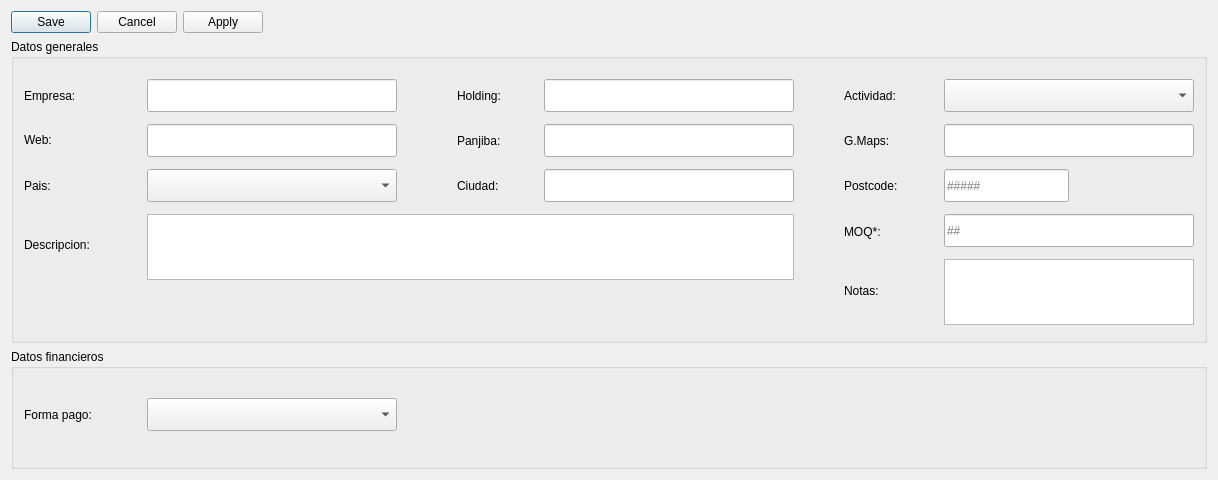
     <widget class="QWidget" name="TabEmpresa">
      <property name="sizePolicy">
       <sizepolicy hsizetype="Preferred" vsizetype="Preferred">
        <horstretch>0</horstretch>
        <verstretch>0</verstretch>
       </sizepolicy>
      </property>
      <attribute name="title">
       <string>Empresa</string>
      </attribute>
      <layout class="QVBoxLayout" name="verticalLayout1">
       <item>
        <widget class="QDialogButtonBox" name="empresaButtonBox">
         <property name="sizePolicy">
          <sizepolicy hsizetype="Fixed" vsizetype="Fixed">
           <horstretch>0</horstretch>
           <verstretch>0</verstretch>
          </sizepolicy>
         </property>
         <property name="standardButtons">
          <set>QDialogButtonBox::Apply|QDialogButtonBox::Cancel|QDialogButtonBox::Save</set>
         </property>
         <property name="centerButtons">
          <bool>false</bool>
         </property>
        </widget>
       </item>
       <item>
        <widget class="QGroupBox" name="groupBox">
         <property name="sizePolicy">
          <sizepolicy hsizetype="Preferred" vsizetype="Fixed">
           <horstretch>0</horstretch>
           <verstretch>0</verstretch>
          </sizepolicy>
         </property>
         <property name="minimumSize">
          <size>
           <width>0</width>
           <height>270</height>
          </size>
         </property>
         <property name="title">
          <string>Datos generales</string>
         </property>
         <property name="alignment">
          <set>Qt::AlignLeading|Qt::AlignLeft|Qt::AlignTop</set>
         </property>
         <property name="flat">
          <bool>false</bool>
         </property>
         <layout class="QGridLayout" name="gridLayout_3">
          <property name="sizeConstraint">
           <enum>QLayout::SetDefaultConstraint</enum>
          </property>
          <property name="leftMargin">
           <number>10</number>
          </property>
          <property name="topMargin">
           <number>10</number>
          </property>
          <property name="rightMargin">
           <number>10</number>
          </property>
          <property name="bottomMargin">
           <number>15</number>
          </property>
          <property name="horizontalSpacing">
           <number>10</number>
          </property>
          <property name="verticalSpacing">
           <number>12</number>
          </property>
          <item row="5" column="1">
           <widget class="QLineEdit" name="webLineEdit">
            <property name="sizePolicy">
             <sizepolicy hsizetype="Preferred" vsizetype="Fixed">
              <horstretch>0</horstretch>
              <verstretch>0</verstretch>
             </sizepolicy>
            </property>
            <property name="minimumSize">
             <size>
              <width>250</width>
              <height>33</height>
             </size>
            </property>
            <property name="maxLength">
             <number>100</number>
            </property>
           </widget>
          </item>
          <item row="4" column="2">
           <spacer name="horizontalSpacer">
            <property name="orientation">
             <enum>Qt::Horizontal</enum>
            </property>
            <property name="sizeType">
             <enum>QSizePolicy::Preferred</enum>
            </property>
            <property name="sizeHint" stdset="0">
             <size>
              <width>40</width>
              <height>20</height>
             </size>
            </property>
           </spacer>
          </item>
          <item row="4" column="1">
           <widget class="QLineEdit" name="empresaLineEdit">
            <property name="sizePolicy">
             <sizepolicy hsizetype="Preferred" vsizetype="Fixed">
              <horstretch>0</horstretch>
              <verstretch>0</verstretch>
             </sizepolicy>
            </property>
            <property name="minimumSize">
             <size>
              <width>250</width>
              <height>33</height>
             </size>
            </property>
            <property name="maximumSize">
             <size>
              <width>16777215</width>
              <height>16777215</height>
             </size>
            </property>
            <property name="maxLength">
             <number>100</number>
            </property>
            <property name="frame">
             <bool>true</bool>
            </property>
           </widget>
          </item>
          <item row="4" column="3">
           <widget class="QLabel" name="holdingLabel">
            <property name="sizePolicy">
             <sizepolicy hsizetype="Fixed" vsizetype="Fixed">
              <horstretch>0</horstretch>
              <verstretch>0</verstretch>
             </sizepolicy>
            </property>
            <property name="minimumSize">
             <size>
              <width>77</width>
              <height>23</height>
             </size>
            </property>
            <property name="text">
             <string>Holding:</string>
            </property>
           </widget>
          </item>
          <item row="4" column="4">
           <widget class="QLineEdit" name="holdingLineEdit">
            <property name="sizePolicy">
             <sizepolicy hsizetype="Preferred" vsizetype="Fixed">
              <horstretch>0</horstretch>
              <verstretch>0</verstretch>
             </sizepolicy>
            </property>
            <property name="minimumSize">
             <size>
              <width>250</width>
              <height>33</height>
             </size>
            </property>
            <property name="maxLength">
             <number>100</number>
            </property>
           </widget>
          </item>
          <item row="4" column="5">
           <spacer name="horizontalSpacer_2">
            <property name="orientation">
             <enum>Qt::Horizontal</enum>
            </property>
            <property name="sizeType">
             <enum>QSizePolicy::Preferred</enum>
            </property>
            <property name="sizeHint" stdset="0">
             <size>
              <width>40</width>
              <height>20</height>
             </size>
            </property>
           </spacer>
          </item>
          <item row="4" column="6">
           <widget class="QLabel" name="activityLabel">
            <property name="sizePolicy">
             <sizepolicy hsizetype="Fixed" vsizetype="Fixed">
              <horstretch>0</horstretch>
              <verstretch>0</verstretch>
             </sizepolicy>
            </property>
            <property name="minimumSize">
             <size>
              <width>90</width>
              <height>23</height>
             </size>
            </property>
            <property name="text">
             <string>Actividad:</string>
            </property>
           </widget>
          </item>
          <item row="6" column="1">
           <widget class="QComboBox" name="paisComboBox">
            <property name="sizePolicy">
             <sizepolicy hsizetype="Preferred" vsizetype="Fixed">
              <horstretch>0</horstretch>
              <verstretch>0</verstretch>
             </sizepolicy>
            </property>
            <property name="minimumSize">
             <size>
              <width>250</width>
              <height>33</height>
             </size>
            </property>
           </widget>
          </item>
          <item row="6" column="0">
           <widget class="QLabel" name="paisLabel">
            <property name="sizePolicy">
             <sizepolicy hsizetype="Fixed" vsizetype="Fixed">
              <horstretch>0</horstretch>
              <verstretch>0</verstretch>
             </sizepolicy>
            </property>
            <property name="minimumSize">
             <size>
              <width>42</width>
              <height>33</height>
             </size>
            </property>
            <property name="text">
             <string>Pais:</string>
            </property>
           </widget>
          </item>
          <item row="6" column="3">
           <widget class="QLabel" name="ciudadLabel">
            <property name="sizePolicy">
             <sizepolicy hsizetype="Fixed" vsizetype="Fixed">
              <horstretch>0</horstretch>
              <verstretch>0</verstretch>
             </sizepolicy>
            </property>
            <property name="minimumSize">
             <size>
              <width>68</width>
              <height>23</height>
             </size>
            </property>
            <property name="text">
             <string>Ciudad:</string>
            </property>
           </widget>
          </item>
          <item row="6" column="6">
           <widget class="QLabel" name="postalCodeLabel">
            <property name="sizePolicy">
             <sizepolicy hsizetype="Fixed" vsizetype="Fixed">
              <horstretch>0</horstretch>
              <verstretch>0</verstretch>
             </sizepolicy>
            </property>
            <property name="minimumSize">
             <size>
              <width>90</width>
              <height>23</height>
             </size>
            </property>
            <property name="text">
             <string>Postcode:</string>
            </property>
           </widget>
          </item>
          <item row="6" column="4">
           <widget class="QLineEdit" name="ciudadLineEdit">
            <property name="sizePolicy">
             <sizepolicy hsizetype="Preferred" vsizetype="Fixed">
              <horstretch>0</horstretch>
              <verstretch>0</verstretch>
             </sizepolicy>
            </property>
            <property name="minimumSize">
             <size>
              <width>250</width>
              <height>33</height>
             </size>
            </property>
            <property name="maxLength">
             <number>100</number>
            </property>
           </widget>
          </item>
          <item row="4" column="0">
           <widget class="QLabel" name="EmpresaLabel">
            <property name="sizePolicy">
             <sizepolicy hsizetype="Fixed" vsizetype="Fixed">
              <horstretch>0</horstretch>
              <verstretch>0</verstretch>
             </sizepolicy>
            </property>
            <property name="minimumSize">
             <size>
              <width>84</width>
              <height>23</height>
             </size>
            </property>
            <property name="text">
             <string>Empresa:</string>
            </property>
           </widget>
          </item>
          <item row="2" column="8">
           <spacer name="horizontalSpacer_22">
            <property name="orientation">
             <enum>Qt::Horizontal</enum>
            </property>
            <property name="sizeType">
             <enum>QSizePolicy::MinimumExpanding</enum>
            </property>
            <property name="sizeHint" stdset="0">
             <size>
              <width>0</width>
              <height>0</height>
             </size>
            </property>
           </spacer>
          </item>
          <item row="8" column="1" colspan="4">
           <layout class="QVBoxLayout" name="verticalLayout_2">
            <item>
             <widget class="QPlainTextEdit" name="descripcionTextEdit">
              <property name="sizePolicy">
               <sizepolicy hsizetype="Preferred" vsizetype="Fixed">
                <horstretch>0</horstretch>
                <verstretch>0</verstretch>
               </sizepolicy>
              </property>
              <property name="minimumSize">
               <size>
                <width>250</width>
                <height>66</height>
               </size>
              </property>
              <property name="maximumSize">
               <size>
                <width>16777215</width>
                <height>66</height>
               </size>
              </property>
             </widget>
            </item>
            <item>
             <spacer name="verticalSpacer_3">
              <property name="orientation">
               <enum>Qt::Vertical</enum>
              </property>
              <property name="sizeType">
               <enum>QSizePolicy::Expanding</enum>
              </property>
              <property name="sizeHint" stdset="0">
               <size>
                <width>20</width>
                <height>10</height>
               </size>
              </property>
             </spacer>
            </item>
           </layout>
          </item>
          <item row="5" column="6">
           <widget class="QLabel" name="mapsLabel">
            <property name="sizePolicy">
             <sizepolicy hsizetype="Fixed" vsizetype="Fixed">
              <horstretch>0</horstretch>
              <verstretch>0</verstretch>
             </sizepolicy>
            </property>
            <property name="minimumSize">
             <size>
              <width>72</width>
              <height>23</height>
             </size>
            </property>
            <property name="text">
             <string>G.Maps:</string>
            </property>
           </widget>
          </item>
          <item row="4" column="7">
           <widget class="QComboBox" name="activityComboBox">
            <property name="sizePolicy">
             <sizepolicy hsizetype="Preferred" vsizetype="Fixed">
              <horstretch>0</horstretch>
              <verstretch>0</verstretch>
             </sizepolicy>
            </property>
            <property name="minimumSize">
             <size>
              <width>250</width>
              <height>33</height>
             </size>
            </property>
            <property name="maximumSize">
             <size>
              <width>250</width>
              <height>16777215</height>
             </size>
            </property>
           </widget>
          </item>
          <item row="6" column="7">
           <layout class="QHBoxLayout" name="horizontalLayout_3">
            <item>
             <widget class="QLineEdit" name="postalCodeLineEdit">
              <property name="sizePolicy">
               <sizepolicy hsizetype="Fixed" vsizetype="Fixed">
                <horstretch>0</horstretch>
                <verstretch>0</verstretch>
               </sizepolicy>
              </property>
              <property name="minimumSize">
               <size>
                <width>125</width>
                <height>33</height>
               </size>
              </property>
              <property name="maximumSize">
               <size>
                <width>50</width>
                <height>16777215</height>
               </size>
              </property>
              <property name="inputMask">
               <string>99999</string>
              </property>
              <property name="maxLength">
               <number>5</number>
              </property>
              <property name="placeholderText">
               <string>#####</string>
              </property>
             </widget>
            </item>
            <item>
             <spacer name="horizontalSpacer_4">
              <property name="orientation">
               <enum>Qt::Horizontal</enum>
              </property>
              <property name="sizeHint" stdset="0">
               <size>
                <width>40</width>
                <height>20</height>
               </size>
              </property>
             </spacer>
            </item>
           </layout>
          </item>
          <item row="8" column="0">
           <layout class="QVBoxLayout" name="verticalLayout_5">
            <item>
             <spacer name="verticalSpacer_5">
              <property name="orientation">
               <enum>Qt::Vertical</enum>
              </property>
              <property name="sizeType">
               <enum>QSizePolicy::Fixed</enum>
              </property>
              <property name="sizeHint" stdset="0">
               <size>
                <width>20</width>
                <height>0</height>
               </size>
              </property>
             </spacer>
            </item>
            <item>
             <widget class="QLabel" name="descripcionLabel">
              <property name="sizePolicy">
               <sizepolicy hsizetype="Fixed" vsizetype="Fixed">
                <horstretch>0</horstretch>
                <verstretch>0</verstretch>
               </sizepolicy>
              </property>
              <property name="minimumSize">
               <size>
                <width>113</width>
                <height>23</height>
               </size>
              </property>
              <property name="text">
               <string>Descripcion:</string>
              </property>
             </widget>
            </item>
            <item>
             <spacer name="verticalSpacer_6">
              <property name="orientation">
               <enum>Qt::Vertical</enum>
              </property>
              <property name="sizeType">
               <enum>QSizePolicy::Fixed</enum>
              </property>
              <property name="sizeHint" stdset="0">
               <size>
                <width>20</width>
                <height>50</height>
               </size>
              </property>
             </spacer>
            </item>
           </layout>
          </item>
          <item row="5" column="4">
           <widget class="QLineEdit" name="panjibaLineEdit">
            <property name="sizePolicy">
             <sizepolicy hsizetype="Preferred" vsizetype="Fixed">
              <horstretch>0</horstretch>
              <verstretch>0</verstretch>
             </sizepolicy>
            </property>
            <property name="minimumSize">
             <size>
              <width>250</width>
              <height>33</height>
             </size>
            </property>
            <property name="maxLength">
             <number>100</number>
            </property>
           </widget>
          </item>
          <item row="5" column="3">
           <widget class="QLabel" name="panjibaLabel">
            <property name="sizePolicy">
             <sizepolicy hsizetype="Fixed" vsizetype="Fixed">
              <horstretch>0</horstretch>
              <verstretch>0</verstretch>
             </sizepolicy>
            </property>
            <property name="minimumSize">
             <size>
              <width>72</width>
              <height>23</height>
             </size>
            </property>
            <property name="text">
             <string>Panjiba:</string>
            </property>
           </widget>
          </item>
          <item row="5" column="7">
           <widget class="QLineEdit" name="mapsLineEdit">
            <property name="sizePolicy">
             <sizepolicy hsizetype="Fixed" vsizetype="Fixed">
              <horstretch>0</horstretch>
              <verstretch>0</verstretch>
             </sizepolicy>
            </property>
            <property name="minimumSize">
             <size>
              <width>250</width>
              <height>33</height>
             </size>
            </property>
            <property name="maxLength">
             <number>100</number>
            </property>
           </widget>
          </item>
          <item row="8" column="7">
           <layout class="QVBoxLayout" name="verticalLayout_3">
            <item>
             <widget class="QLineEdit" name="moqLineEdit">
              <property name="sizePolicy">
               <sizepolicy hsizetype="Fixed" vsizetype="Fixed">
                <horstretch>0</horstretch>
                <verstretch>0</verstretch>
               </sizepolicy>
              </property>
              <property name="minimumSize">
               <size>
                <width>250</width>
                <height>33</height>
               </size>
              </property>
              <property name="inputMask">
               <string>99</string>
              </property>
              <property name="maxLength">
               <number>2</number>
              </property>
              <property name="placeholderText">
               <string>##</string>
              </property>
             </widget>
            </item>
            <item>
             <spacer name="verticalSpacer_2">
              <property name="orientation">
               <enum>Qt::Vertical</enum>
              </property>
              <property name="sizeHint" stdset="0">
               <size>
                <width>20</width>
                <height>12</height>
               </size>
              </property>
             </spacer>
            </item>
            <item>
             <widget class="QPlainTextEdit" name="notasTextEdit">
              <property name="sizePolicy">
               <sizepolicy hsizetype="Fixed" vsizetype="Fixed">
                <horstretch>0</horstretch>
                <verstretch>0</verstretch>
               </sizepolicy>
              </property>
              <property name="minimumSize">
               <size>
                <width>250</width>
                <height>66</height>
               </size>
              </property>
              <property name="maximumSize">
               <size>
                <width>250</width>
                <height>66</height>
               </size>
              </property>
             </widget>
            </item>
           </layout>
          </item>
          <item row="5" column="0">
           <widget class="QLabel" name="webLabel">
            <property name="sizePolicy">
             <sizepolicy hsizetype="Fixed" vsizetype="Fixed">
              <horstretch>0</horstretch>
              <verstretch>0</verstretch>
             </sizepolicy>
            </property>
            <property name="minimumSize">
             <size>
              <width>47</width>
              <height>0</height>
             </size>
            </property>
            <property name="text">
             <string>Web:</string>
            </property>
           </widget>
          </item>
          <item row="3" column="1">
           <spacer name="horizontalSpacer_5">
            <property name="orientation">
             <enum>Qt::Horizontal</enum>
            </property>
            <property name="sizeHint" stdset="0">
             <size>
              <width>40</width>
              <height>10</height>
             </size>
            </property>
           </spacer>
          </item>
          <item row="4" column="8">
           <spacer name="horizontalSpacer_21">
            <property name="orientation">
             <enum>Qt::Horizontal</enum>
            </property>
            <property name="sizeType">
             <enum>QSizePolicy::Expanding</enum>
            </property>
            <property name="sizeHint" stdset="0">
             <size>
              <width>0</width>
              <height>0</height>
             </size>
            </property>
           </spacer>
          </item>
          <item row="8" column="6">
           <layout class="QVBoxLayout" name="verticalLayout_4">
            <property name="bottomMargin">
             <number>20</number>
            </property>
            <item>
             <widget class="QLabel" name="moqLabel">
              <property name="sizePolicy">
               <sizepolicy hsizetype="Fixed" vsizetype="Fixed">
                <horstretch>0</horstretch>
                <verstretch>0</verstretch>
               </sizepolicy>
              </property>
              <property name="minimumSize">
               <size>
                <width>63</width>
                <height>33</height>
               </size>
              </property>
              <property name="toolTip">
               <string>&lt;html&gt;&lt;head/&gt;&lt;body&gt;&lt;p&gt;Pedido minimo (tons)&lt;/p&gt;&lt;/body&gt;&lt;/html&gt;</string>
              </property>
              <property name="text">
               <string>MOQ*:</string>
              </property>
             </widget>
            </item>
            <item>
             <spacer name="verticalSpacer">
              <property name="orientation">
               <enum>Qt::Vertical</enum>
              </property>
              <property name="sizeType">
               <enum>QSizePolicy::Fixed</enum>
              </property>
              <property name="sizeHint" stdset="0">
               <size>
                <width>20</width>
                <height>30</height>
               </size>
              </property>
             </spacer>
            </item>
            <item>
             <widget class="QLabel" name="notasLabel">
              <property name="sizePolicy">
               <sizepolicy hsizetype="Fixed" vsizetype="Fixed">
                <horstretch>0</horstretch>
                <verstretch>0</verstretch>
               </sizepolicy>
              </property>
              <property name="minimumSize">
               <size>
                <width>59</width>
                <height>23</height>
               </size>
              </property>
              <property name="text">
               <string>Notas:</string>
              </property>
             </widget>
            </item>
            <item>
             <spacer name="verticalSpacer_4">
              <property name="orientation">
               <enum>Qt::Vertical</enum>
              </property>
              <property name="sizeType">
               <enum>QSizePolicy::Fixed</enum>
              </property>
              <property name="sizeHint" stdset="0">
               <size>
                <width>20</width>
                <height>0</height>
               </size>
              </property>
             </spacer>
            </item>
           </layout>
          </item>
         </layout>
        </widget>
       </item>
       <item>
        <widget class="QGroupBox" name="groupBox_3">
         <property name="minimumSize">
          <size>
           <width>0</width>
           <height>120</height>
          </size>
         </property>
         <property name="title">
          <string>Datos financieros</string>
         </property>
         <layout class="QGridLayout" name="gridLayout_2">
          <property name="leftMargin">
           <number>10</number>
          </property>
          <property name="topMargin">
           <number>10</number>
          </property>
          <property name="rightMargin">
           <number>10</number>
          </property>
          <property name="bottomMargin">
           <number>15</number>
          </property>
          <property name="horizontalSpacing">
           <number>10</number>
          </property>
          <property name="verticalSpacing">
           <number>12</number>
          </property>
          <item row="0" column="2">
           <spacer name="horizontalSpacer_19">
            <property name="orientation">
             <enum>Qt::Horizontal</enum>
            </property>
            <property name="sizeType">
             <enum>QSizePolicy::MinimumExpanding</enum>
            </property>
            <property name="sizeHint" stdset="0">
             <size>
              <width>20</width>
              <height>20</height>
             </size>
            </property>
           </spacer>
          </item>
          <item row="0" column="0">
           <widget class="QLabel" name="pagoLabel">
            <property name="sizePolicy">
             <sizepolicy hsizetype="Fixed" vsizetype="Preferred">
              <horstretch>0</horstretch>
              <verstretch>0</verstretch>
             </sizepolicy>
            </property>
            <property name="minimumSize">
             <size>
              <width>113</width>
              <height>33</height>
             </size>
            </property>
            <property name="text">
             <string>Forma pago:</string>
            </property>
           </widget>
          </item>
          <item row="0" column="1">
           <widget class="QComboBox" name="pagoComboBox">
            <property name="sizePolicy">
             <sizepolicy hsizetype="Minimum" vsizetype="Fixed">
              <horstretch>0</horstretch>
              <verstretch>0</verstretch>
             </sizepolicy>
            </property>
            <property name="minimumSize">
             <size>
              <width>250</width>
              <height>33</height>
             </size>
            </property>
           </widget>
          </item>
         </layout>
        </widget>
       </item>
      </layout>
     </widget>
